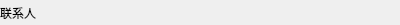
<?xml version="1.0" encoding="UTF-8"?>
<ui version="4.0">
 <class>GroupTipItem</class>
 <widget class="QWidget" name="GroupTipItem">
  <property name="geometry">
   <rect>
    <x>0</x>
    <y>0</y>
    <width>400</width>
    <height>25</height>
   </rect>
  </property>
  <property name="minimumSize">
   <size>
    <width>0</width>
    <height>25</height>
   </size>
  </property>
  <property name="maximumSize">
   <size>
    <width>16777215</width>
    <height>25</height>
   </size>
  </property>
  <property name="windowTitle">
   <string>Form</string>
  </property>
  <layout class="QVBoxLayout" name="verticalLayout">
   <property name="leftMargin">
    <number>0</number>
   </property>
   <property name="topMargin">
    <number>0</number>
   </property>
   <property name="rightMargin">
    <number>0</number>
   </property>
   <property name="bottomMargin">
    <number>0</number>
   </property>
   <item>
    <widget class="QLabel" name="label">
     <property name="text">
      <string>联系人</string>
     </property>
    </widget>
   </item>
  </layout>
 </widget>
 <resources/>
 <connections/>
</ui>
